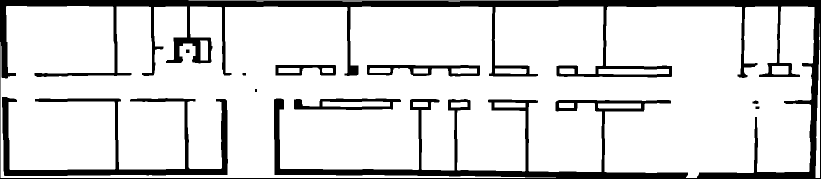
#> input picture data/plan_clean.png, 1641 x 357 px (shown at 1/2 size)
$ python video_mcl.py --video data/plan_clean.png --direction LR --steps 1.0
#> lines starting #> are read from the running program, lines starting #| are printed output that depends on the picture; after the words box and inside, x2 and y2 are one past the last pixel; in counts of white or black regions, pixels touching at a corner belong together
#> (reads data/plan_clean.json from the repository)
### mcl.py
"""
도면(Floor plan) 위 Monte Carlo Localization (Particle filter)
 + 표지판 텍스트(OCR) 관측 결합

구성
  FloorMap        : 도면 → 점유 격자(occupancy grid). 합성 지도 생성 / 도면 이미지 로딩
  raycast()       : 격자 위 레이캐스팅 (거리 센서 시뮬레이션 + 파티클의 예상 거리)
  ParticleFilter  : 예측(모션) → 가중치 갱신(거리 센서, 표지판) → 리샘플링
  Robot           : 정답 궤적 + 노이즈 섞인 오도메트리/센서/OCR 관측 생성

모든 좌표 단위는 m, 각도는 rad.
"""
from __future__ import annotations

from dataclasses import dataclass, field

import numpy as np


# =====================================================================
# 지도
# =====================================================================
@dataclass
class FloorMap:
    occ: np.ndarray                 # (H, W) bool, True = 벽/장애물
    res: float                      # m / pixel
    signs: dict = field(default_factory=dict)   # label -> [(x, y), ...] [m]
                                                # 같은 글자가 여러 곳에 있을 수 있음 (예: 양쪽 끝 '화장실')

    # [55 lines left out: functions size, is_free, sample_free, synthetic_symmetric, not called in this run]

    # ---------------- 도면 이미지 로딩 ----------------
    @staticmethod
    def from_image(path: str, width_m: float, signs_csv: str | None = None,
                   threshold: int = 128, res: float = 0.1) -> "FloorMap":
        """
        도면 사진(피난안내도 등)을 점유 격자로 변환.
          path      : 흰 바탕에 검은 벽으로 정리한 도면 이미지
          width_m   : 이미지 가로가 실제로 몇 m인지 (축척)
          signs_csv : 'label,x_px,y_px' 형식 (도면 이미지 픽셀 좌표)
        """
#> called with path = 'data/plan_clean.png', width_m = 79.15, signs_csv = 'data/signs_1F_ocr.csv', threshold = 128, res = 0.1
        from PIL import Image
        img = Image.open(path).convert("L")
#> img is the input picture: PIL image 1641x357 L; 85.1% white; 10 black regions, largest, box (x1, y1, x2, y2) and area: (0, 0, 1641, 357) 68062, (4, 194, 456, 352) 12476, (588, 197, 802, 220) 2480
        scale = width_m / img.width                  # m / 원본 pixel
#> scale = 0.0482
        new_w = int(round(width_m / res))
        new_h = int(round(img.height * scale / res))
#> new_h = 172
        g = np.asarray(img.resize((new_w, new_h), Image.NEAREST))
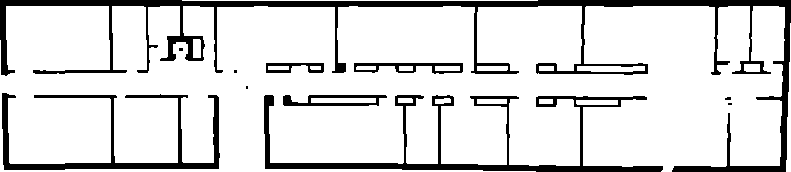
#> g: shape (172, 791); 85.5% white; 11 black regions (5 under 20 px), largest, box (x1, y1, x2, y2) and area: (0, 0, 791, 172) 10684, (264, 95, 663, 172) 4549, (2, 93, 220, 170) 2989, (283, 95, 387, 106) 614, (354, 63, 463, 74) 566, (266, 63, 324, 73) 329
        occ = g < threshold                          # 어두운 픽셀 = 벽
        occ = occ[::-1]                              # 이미지 y축(아래로) → 지도 y축(위로)
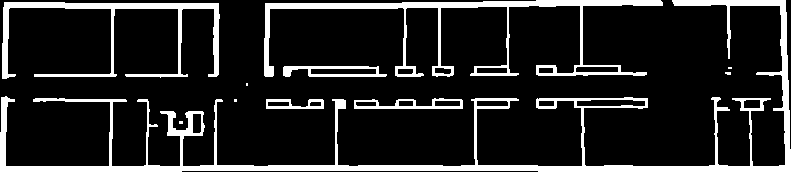
#> occ: shape (172, 791) bool; 14.5% white; 11 white regions (5 under 20 px), largest, box (x1, y1, x2, y2) and area: (0, 0, 791, 172) 10684, (264, 0, 663, 77) 4549, (2, 2, 220, 79) 2989, (283, 66, 387, 77) 614, (354, 98, 463, 109) 566, (266, 99, 324, 109) 329
        signs = {}
        if signs_csv:
            import csv
            with open(signs_csv, encoding="utf-8-sig") as f:
#> (reads data/signs_1F_ocr.csv from the repository)
                for row in csv.DictReader(f):
                    x = float(row["x"]) * scale
                    y = (img.height - float(row["y"])) * scale
                    signs.setdefault(row["label"].strip(), []).append((x, y))
        return FloorMap(occ=occ, res=res, signs=signs)


# =====================================================================
# 레이캐스팅
# =====================================================================
# [24 lines left out: functions raycast, line_of_sight, not called in this run]


# =====================================================================
# 설정
# =====================================================================
@dataclass
class Config:
    n_particles: int = 2000
    n_beams: int = 12
    max_range: float = 8.0
    # 모션 노이즈 (오도메트리 오차)
    sigma_trans: float = 0.10       # 이동량 비례 (m/m)
    sigma_rot: float = 0.05         # rad
    # 거리 센서 모델
    sigma_range: float = 0.4        # m
    p_rand_range: float = 0.1       # 엉뚱한 측정 (사람, 유리문 등) 비율
    range_temp: float = 0.2         # 빔들이 서로 독립이 아니므로 likelihood를 완화(tempering).
                                    # 1.0이면 과신 → 초반에 파티클이 몇 개로 붕괴(particle depletion)
    # 표지판(OCR) 관측 모델
    use_signs: bool = True
    sign_view_dist: float = 4.0     # 로봇이 이 거리 안의 표지판만 읽을 수 있음
    p_detect: float = 0.7           # 보이는 표지판을 실제로 읽을 확률
    p_ocr_correct: float = 0.85     # 읽었을 때 맞게 읽을 확률 (틀리면 다른 호실로 오독)
    sign_sigma: float = 1.0         # 표지판 likelihood 경계의 완만함 (m)
    sign_eps: float = 0.05          # OCR 오독 대비 최소 likelihood (과신 방지)
    # 강건성
    p_inject: float = 0.01          # 매 스텝 무작위 파티클 주입 비율 (복구용)

    @property
    def beam_angles(self):
        return np.linspace(-np.pi, np.pi, self.n_beams, endpoint=False)


# =====================================================================
# 정답 로봇 (시뮬레이션)
# =====================================================================
class Robot:
    # [7 lines left out: function __init__, not called in this run]

    def done(self):
        return self.k >= len(self.wps)

    # [41 lines left out: functions step, sense_ranges, sense_signs, not called in this run]


# =====================================================================
# Particle filter
# =====================================================================
class ParticleFilter:
    # [70 lines left out: functions __init__, predict, update_ranges, update_signs, _apply, resample, not called in this run]

    def estimate(self):
        """가중 평균 위치 (다봉 분포면 엉뚱한 중간 지점이 나올 수 있음)"""
        return (self.w[:, None] * self.p[:, :2]).sum(0)

    def mass_near(self, xy, r=1.0):
        """정답 위치 r m 안에 있는 확률 질량 → 위치추정 '확신' 지표"""
        return self.w[np.linalg.norm(self.p[:, :2] - xy, axis=1) < r].sum()


# =====================================================================
# 한 번의 실행
# =====================================================================
DEFAULT_ROUTE = [(12, 10), (34, 10), (37, 10), (37, 16), (37, 4), (37, 10), (28, 10)]


# [27 lines left out: function run, not called in this run]

### video_mcl.py
"""
실제 보행 영상의 OCR 관측으로 MCL 재생 (replay)

  python video_mcl.py --video V_002 --direction LR --steps 110

무엇이 실제이고 무엇이 시뮬레이션인가
  실제      : 표지판 관측 = 영상 프레임(2 fps)에 EasyOCR을 돌려 지도와 매칭한 결과 (video_ocr.py)
  근사 정답 : 위치 = 걸음 수 × 0.7 m를 영상 시간에 일정 속도로 나눔 (말로 기록한 체크포인트가 없어서)
  시뮬레이션: 거리 센서(LiDAR 대신)와 오도메트리 노이즈 — 근사 정답 위치에서 생성

비교하는 세 방법 (같은 거리 센서·오도메트리 노이즈)
  range only       : 표지판 관측 없음
  + simulated OCR  : 사진 22장으로 측정한 확률로 OCR을 흉내 낸 관측 (앞 실험과 동일)
  + real video OCR : 영상에서 실제로 읽힌 표지판
"""
import argparse
import json
import os

import numpy as np

from mcl import Config, FloorMap, ParticleFilter, Robot, raycast

STEP_LEN = 0.7
CORRIDOR_Y = 8.83
X_LEFT, X_RIGHT = 1.5, 77.5      # 복도 중심선의 양 끝 (지도 좌표, m)


# [10 lines left out: function gt_trajectory, not called in this run]


class ReplayRobot(Robot):
    """정답 궤적을 따라가는 로봇 (센서 생성용)"""
    # [36 lines left out: functions __init__, step_to, run_replay, not called in this run]


if __name__ == "__main__":
    ap = argparse.ArgumentParser()
    ap.add_argument("--video", required=True)
    ap.add_argument("--direction", choices=["LR", "RL"], required=True)
    ap.add_argument("--steps", type=float, required=True)
    ap.add_argument("--seeds", type=int, default=10)
    ap.add_argument("--particles", type=int, default=6000)
    ap.add_argument("--out", default="results_video")
    a = ap.parse_args()

    meta = json.load(open("data/plan_clean.json"))
    fmap = FloorMap.from_image("data/plan_clean.png", width_m=meta["width_m"], signs_csv="data/signs_1F_ocr.csv")
#> (the run stopped early here; a loop or call above may not have finished)
